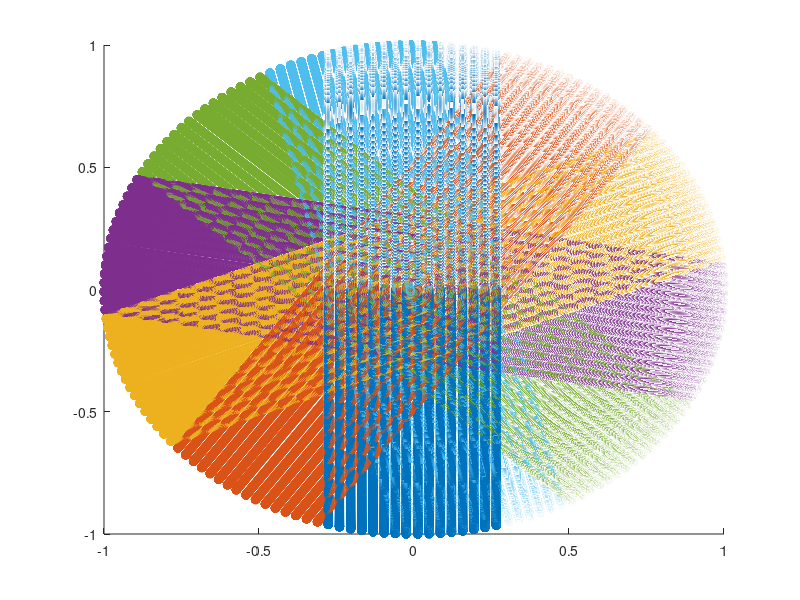

This chart was generated by the following MATLAB code: (Note: this script raises an error after producing the figure.)
clear;clc;close all
%% Set LIDAR's parameters
%Angle elevation range;
    AZBLK_angle=[15.379 13.236 11.128 9.03 6.941 4.878 2.788 0.705 -1.454 -3.448 -5.518 -7.601 -9.697 -11.789 -13.914 -16.062]*pi/180;
    n_rays=length(AZBLK_angle);
%Offset angle of AZBLK's points
    %AZBLK_offset=regexprep(num2str(linspace(-1.24,-0.857,16)),'\s+',',')
    AZBLK_offset=[-1.24,-1.2145,-1.1889,-1.1634,-1.1379,-1.1123,-1.0868,-1.0613,-1.0357,-1.0102,-0.98467,-0.95913,-0.9336,-0.90807,-0.88253,-0.857]*pi/180;
%Encoder range: [0,90111] ticks
    total_ticks=90112;
%Mode 1023 azimuth. Every azimuth increments in 88 ticks
    %1 tick = 360/90112= 0.003995°.     Aprox -> 0.004°
    %88 tick = 360*88/90112 = 0.3516°
    n_AZBLK=1024;
    %It should be noted that, we obtain 1024*16 = 16384 points in every LIDAR scan
    n_points=n_AZBLK*n_rays;
    ticks_between_azimuths=total_ticks/n_AZBLK;
    angle_between_azimuths=-2*pi*(ticks_between_azimuths/total_ticks);
                         %=-2*pi/n_AZBLK
%Angle rotation,n° donuts,angular velocity,time per scan.
    n_donuts=6;
    rot_angle=-33.53706667*pi/180;
    rot_matrix=[cos(rot_angle) -sin(rot_angle)  0;
                sin(rot_angle) cos(rot_angle)   0;
                0               0               1];
%pre-allocate point clouds
    temp=zeros(n_AZBLK*n_rays,3);
    point_cloud=cell(1,n_donuts);
    for i=1:n_donuts
        point_cloud{i}=temp;
    end
%% Generate synthetic sphere
R=1;%radius sphere
for i=1:n_donuts
    for j=1:n_AZBLK
        for k=1:n_rays
            x=R*sin(AZBLK_angle(k));
            z=-R*cos(AZBLK_angle(k))*cos(angle_between_azimuths*(j-1)+AZBLK_offset(k));
            y=R*cos(AZBLK_angle(k))*sin(angle_between_azimuths*(j-1)+AZBLK_offset(k));
            temp((j-1)*n_rays+k,:)=(rot_matrix^(i-1)*[x;y;z])';
        end
    end
    point_cloud{i}=temp;    
end
figure (1)
hold
for i=1:n_donuts
    temp=point_cloud{i};
    scatter3(temp(:,1),temp(:,2),temp(:,3))
end
hold off

%% Supress "redundant" data
%set parameters

alfa1=AZBLK_angle(1);
alfa2=AZBLK_angle(end);

p1=zeros(n_donuts,3);
p2=p1;
l1_param=[0,0,0];
l2_param=l1_param;
offset=-pi/2;
%Set boundary points of the donuts and every pair of equation lines
for i=1:n_donuts
    angle_temp=rot_angle*(i-1)+alfa1+offset;
    p1(i,:)=[cos(angle_temp),sin(angle_temp),0];
    angle_temp=rot_angle*(i-1)+alfa2+offset;
    p2(i,:)=[cos(angle_temp),sin(angle_temp),0];
    if i~=1
        l1_param(i,:)=[tan(rot_angle*(i-1)+offset),p1(i,1),p1(i,2)];
        l2_param(i,:)=[tan(rot_angle*(i-1)+offset),p2(i,1),p2(i,2)];
    end
end
%supress data
new_point_cloud=point_cloud;

%Donut2
i=2;
for j=1:length(new_point_cloud{i})
    x_data=new_point_cloud{i}(j,1);
    y_data=new_point_cloud{i}(j,2);
    z_data=new_point_cloud{i}(j,3);
    if x_data<=p1(1,1) && x_data>=p2(1,1)
        new_point_cloud{i}(j,:)=[0,0,0];
    end
end
%Donut 3 to 6
for i=3:n_donuts
    for j=1:length(new_point_cloud{i})
        x_data=new_point_cloud{i}(j,1);
        y_data=new_point_cloud{i}(j,2);
        z_data=new_point_cloud{i}(j,3);
        if x_data>p1(1,1) 
            y_temp=line_equation(x_data,l1_param(i-1,:));
            if y_data>=y_temp
                new_point_cloud{i}(j,:)=[0,0,0];
            end
        elseif x_data<p2(1,1)
            y_temp=line_equation(x_data,l2_param(i-1,:));
            if y_data<=y_temp
                new_point_cloud{i}(j,:)=[0,0,0];
            end
        else
            new_point_cloud{i}(j,:)=[0,0,0];
        end
    end
end
%Data a Carlos:
point_cloud_without_overlapped=zeros(n_points*n_donuts,3);

figure(2)
hold
for i=1:n_donuts
    temp=[new_point_cloud{i}];
    scatter3(temp(:,1),temp(:,2),temp(:,3));
    %Data a Carlos
    point_cloud_without_overlapped((i-1)*n_points+1:i*n_points,:)=temp;
end
hold off

%% Triangulate

%Data a Carlos
Triangle_mesh=[];
for i=1:n_donuts
    temp=new_point_cloud{i};
    T=triangulate_v1(temp,n_rays,n_AZBLK);
    %trimesh(T,temp(:,1),temp(:,2),temp(:,3))
    %Data a Carlos
    Triangle_mesh=[Triangle_mesh;T+(i-1)*n_points];    
end
%% Hole 1. Tri-Mesh
%Donut 2
i=2;
%%%%%%%%%%%%%%%%%%%%%%%%%%%%%%%%%%%%%%%%%%%%%%%%%%%%%%%%%%%%%%%%%%%%%%%%%%%
%%%%%%%%%%%%%%%%%%%%%%%%%%%%%%%%%%%%%%%%%%%%%%%%%%%%%%%%%%%%%%%%%%%%%%%%%%%
%%%%%%%%%%%%%%                                               %%%%%%%%%%%%%%
%%%%%%%%%%%%%%                  ZONA INFERIOR                %%%%%%%%%%%%%%
%%%%%%%%%%%%%%                                               %%%%%%%%%%%%%%
%%%%%%%%%%%%%%%%%%%%%%%%%%%%%%%%%%%%%%%%%%%%%%%%%%%%%%%%%%%%%%%%%%%%%%%%%%%
%%%%%%%%%%%%%%%%%%%%%%%%%%%%%%%%%%%%%%%%%%%%%%%%%%%%%%%%%%%%%%%%%%%%%%%%%%%
temp=new_point_cloud{i};%cargamos los datos de la Donut2 de la esfera sin traslape
%Creamos los 16 triangulos de unión
T_tripivot=[];
k_ray=16;
k_offset_azimuth=floor(AZBLK_offset(end)/angle_between_azimuths);
minimal_offset=mod(AZBLK_offset(end),angle_between_azimuths);
for p=16:-1:1
    for j=p:16:n_points
        if ~isequal(temp(j,:),[0 0 0])
            break
        end
    end
    %Hallamos el angulo del azimuth con el punto hallado previamente
    x=temp(j,1);
    y=temp(j,2);
    z=temp(j,3);
    [v1,v2]=get_azimuth_vex(x,y,z,R,angle_between_azimuths,n_AZBLK,n_rays,k_ray,k_offset_azimuth,minimal_offset);
    v3=(i-1)*n_points+j;
    %añadimos uno de los 16 triangulos a la malla triangular
    T_tripivot(17-p,:)=[v1 v2 v3];
end
%Procedemos a unir los puntos libres que se encuentran entre los triangulos
%Denominaremos dos tipos de puntos libres, aquellos que pertenecen a la Donut 1
%como free_points_L1 y aquellos de la Donut 2 como free_points_L2
%Dado que son 16 triangulos, habrán 15 zonas donde realizaremos la unión

freepoints=zeros(15,2);   %este vector nos muestra cuantos puntos libres
                            %habrán en la L1 (columna 1) y L2 (columna 2),
                            %de esta forma, verificamos que los puntos
                            %libres de L2 sean igual o mayor!
T=[];
for j=1:n_rays-1
    free_points_L1=(T_tripivot(j+1,3)+1-T_tripivot(j,3))/16;
    v1=T_tripivot(j+1,1);
    v2=T_tripivot(j,2);
    if v2>v1
        %debemos concatenar la dona, es decir, unir la parte final del
        %azimuth 1024 con el primer azimuth!
        free_points_L2=(v1-(v2-n_points))/16;
    else
        free_points_L2=(v1-v2)/16;
    end
    aristas_mismo_vertice=free_points_L2-free_points_L1;
    %creamos el primer triangulo con mismo vertice
    v1=T_tripivot(j+1,1) ;
    v2=T_tripivot(j+1,3);
    v3=T_tripivot(j+1,3)+1; % el v3 es el vertice en comun
    T=[T;v1,v2,v3];
    % ahora creamos los triangulos que comparten el mismo vertice v3
    for k=1:aristas_mismo_vertice
        v2=T(end,1);
        v1=v2-16;
        if v1<=0
            v1=v1+n_points*(i-1);
        end
        T=[T;v1 v2 v3];
    end
    %finalmente, nos quedan "zonas rectangulares" por completar
    for k=1:free_points_L1
        v1=T(end,1)-16;
        v2=T(end,1);
        v3=T(end,3);
        if v1<=0
            v1=v1+n_points*(i-1);
        end
        T=[T;v1 v2 v3];
        v2=v3;
        v3=v2-16;
        T=[T;v1 v2 v3];
    end
    freepoints(j,:)=[free_points_L1,free_points_L2];
end
% figure
% temp=point_cloud_without_overlapped;
% trimesh([Triangle_mesh;T],temp(:,1),temp(:,2),temp(:,3));
%%%%%%%%%%%%%%%%%%%%%%%%%%%%%%%%%%%%%%%%%%%%%%%%%%%%%%%%%%%%%%%%%%%%%%%%%%%
%%%%%%%%%%%%%%%%%%%%%%%%%%%%%%%%%%%%%%%%%%%%%%%%%%%%%%%%%%%%%%%%%%%%%%%%%%%
%%%%%%%%%%%%%%                                               %%%%%%%%%%%%%%
%%%%%%%%%%%%%%                    ZONA MEDIA                 %%%%%%%%%%%%%%
%%%%%%%%%%%%%%                                               %%%%%%%%%%%%%%
%%%%%%%%%%%%%%%%%%%%%%%%%%%%%%%%%%%%%%%%%%%%%%%%%%%%%%%%%%%%%%%%%%%%%%%%%%%
%%%%%%%%%%%%%%%%%%%%%%%%%%%%%%%%%%%%%%%%%%%%%%%%%%%%%%%%%%%%%%%%%%%%%%%%%%%
%Ahora, realizamos la unión entre la zona media de la Donut 2 y la Donut 1
%para ello, usamos el vértice 2 y 3 del triangulo 16
v2=T_tripivot(16,2);
v3=T_tripivot(16,3);
while(~isequal(point_cloud_without_overlapped(v3+16,:),[0 0 0]))
    v1=v2;
    v2=v3+16;
    T=[T;v1 v2 v3];
    v2=v1+16;
    v3=v3+16;
    T=[T;v1 v2 v3];
end
Triangle_mesh=[Triangle_mesh;T];
%%%%%%%%%%%%%%%%%%%%%%%%%%%%%%%%%%%%%%%%%%%%%%%%%%%%%%%%%%%%%%%%%%%%%%%%%%%
%%%%%%%%%%%%%%%%%%%%%%%%%%%%%%%%%%%%%%%%%%%%%%%%%%%%%%%%%%%%%%%%%%%%%%%%%%%
%%%%%%%%%%%%%%                                               %%%%%%%%%%%%%%
%%%%%%%%%%%%%%                  ZONA SUPERIOR                %%%%%%%%%%%%%%
%%%%%%%%%%%%%%                                               %%%%%%%%%%%%%%
%%%%%%%%%%%%%%%%%%%%%%%%%%%%%%%%%%%%%%%%%%%%%%%%%%%%%%%%%%%%%%%%%%%%%%%%%%%
%%%%%%%%%%%%%%%%%%%%%%%%%%%%%%%%%%%%%%%%%%%%%%%%%%%%%%%%%%%%%%%%%%%%%%%%%%%
%   Ahora continuamos creando los triangulos pivtos de la zona superior, en
%este caso, ya tenemos unos de los puntos de estos triangulos: el v3. Para
%este punto realizamos un analisis particular para verificar si es o no el
%adecuado, ya que este triángulo viene de la unión previa. 
%   En suma, se observa por la gráfica que el triangulo no es el adecuado y es 
%necesario hallar el nuevo tirangulo pivot.
%   El cálculo a realizar es analogamente al realizado para los triangulos 
%de la zona inferior
T=[];
tripivot_offset=16;
for p=1:16
    x=point_cloud_without_overlapped(v3,1);
    y=point_cloud_without_overlapped(v3,2);
    z=point_cloud_without_overlapped(v3,3);
    [v1,v2]=get_azimuth_vex(x,y,z,R,angle_between_azimuths,n_AZBLK,n_rays,k_ray,k_offset_azimuth,minimal_offset);
    %añadimos uno de los 16 triangulos a la malla triangular
    T_tripivot(p+tripivot_offset,:)=[v1 v2 v3];
    if p==16
        continue
    else
        for j=v3+1:16:n_points*i
            if isequal(point_cloud_without_overlapped(j,:),[0 0 0])
                v3=j-16;
                break
            end
        end
    end
end
%Procedemos a rellenar las zonas rectangulares
% freepoints=zeros(15,2);   %este vector nos muestra cuantos puntos libres
                            %habrán en la L1 (columna 1) y L2 (columna 2),
                            %de esta forma, verificamos que los puntos
                            %libres de L2 sean igual o mayor!
                            %De lo contrario, se debe analizar la nueva
                            %unión de puntos

T=[];
for j=1:n_rays-1
    free_points_L1=(T_tripivot(j+1+tripivot_offset,3)-(T_tripivot(j+tripivot_offset,3)+17))/16; % el valor de 17 se 
    %debe a, que se tiene que aumentar 1 ray y 1 azimuth, dando asi la suma
    %de (16+1)=17
    v1=T_tripivot(j+1+tripivot_offset,1);
    v2=T_tripivot(j+tripivot_offset,2);
    free_points_L2=(v1-v2)/16;
    freepoints(j,:)=[free_points_L1,free_points_L2];
    aristas_mismo_vertice=free_points_L2-free_points_L1;
    %creamos el primer triangulo con mismo vertice, este triangulo se crea
    %independientemente existan aristas repetidas
    v1=T_tripivot(j+tripivot_offset,3) ;
    v2=T_tripivot(j+tripivot_offset,2);
    v3=v1+17; % el v3 es el vertice en comun
    T=[T;v1,v2,v3];
    % ahora creamos los triangulos que comparten el mismo vertice v3
    for k=1:aristas_mismo_vertice
        v1=T(end,2);
        v2=v2+16;
        T=[T;v1 v2 v3];
    end
    %finalmente, nos quedan "zonas rectangulares" por completar
    for k=1:free_points_L1
        v1=v2;
        v2=v3+16;
        T=[T;v1 v2 v3];
        v2=v1+16;
        v3=v3+16;
        T=[T;v1 v2 v3];
    end
end
Triangle_mesh=[Triangle_mesh;T];
%% Donut 3
i=3;
%%%%%%%%%%%%%%%%%%%%%%%%%%%%%%%%%%%%%%%%%%%%%%%%%%%%%%%%%%%%%%%%%%%%%%%%%%%
%%%%%%%%%%%%%%%%%%%%%%%%%%%%%%%%%%%%%%%%%%%%%%%%%%%%%%%%%%%%%%%%%%%%%%%%%%%
%%%%%%%%%%%%%%                                               %%%%%%%%%%%%%%
%%%%%%%%%%%%%%                  ZONA INFERIOR                %%%%%%%%%%%%%%
%%%%%%%%%%%%%%                                               %%%%%%%%%%%%%%
%%%%%%%%%%%%%%%%%%%%%%%%%%%%%%%%%%%%%%%%%%%%%%%%%%%%%%%%%%%%%%%%%%%%%%%%%%%
%%%%%%%%%%%%%%%%%%%%%%%%%%%%%%%%%%%%%%%%%%%%%%%%%%%%%%%%%%%%%%%%%%%%%%%%%%%
T=[];
k_ray=16;
%construimos lso triángulos pivot de la zona inferior
for p=1:16
    j=n_rays+1-p;
    while isequal(new_point_cloud{i}(j,:),[0 0 0])
        j=j+n_rays;
    end
    temp=rot_matrix^-(i-2)*new_point_cloud{i}(j,:)';
    x=temp(1);
    y=temp(2);
    z=temp(3);
    [v1,v2]=get_azimuth_vex(x,y,z,R,angle_between_azimuths,n_AZBLK,n_rays,k_ray,k_offset_azimuth,minimal_offset);
    if isequal(new_point_cloud{i-1}(v1,:),[0 0 0])
        temp=new_point_cloud{i}(j,:);
        x=temp(1);
        y=temp(2);
        z=temp(3);
        [v1,v2]=get_azimuth_vex(x,y,z,R,angle_between_azimuths,n_AZBLK,n_rays,k_ray,k_offset_azimuth,minimal_offset);
    else
        v1=(i-2)*n_points+v1;
        v2=(i-2)*n_points+v2;
    end
    v3=(i-1)*n_points+j;
    T=[T;v1,v2,v3];
end
T_tripivot=[T_tripivot;T];

%procedemos a llenar la zona inferior
    %freepoints=zeros(15,2);
    %Se verificó que hay mas ptos libres en L2 que L1
%IDEA: añadir un parametro a T, que indique en que dona está
special_zone=0;
for j=1:15
    free_points_L1=(T(j+1,3)+1-T(j,3))/16;
    v1=T(j+1,1);
    v2=T(j,2);
    if (v1-n_points*(i-2))*(v2-n_points*(i-2))<0
        %analizamos si la zona de llenado contiene triángulso pivots de
        %distintas Donuts
        special_zone=special_zone+1;
        continue
    else
        if v2>v1
        %Caso particular de la zona inferior que debemos concatenar la Donut
            v2=v2-n_points;
        end
        free_points_L2=(v1-v2)/16;
    end
        %freepoints(j,:)=[free_points_L1,free_points_L2];
    aristas_mismo_vertice=free_points_L2-free_points_L1;
    %creamos el primer triangulo con mismo vertice
    v1=T(j+1,1) ;
    v2=T(j+1,3);
    v3=T(j+1,3)+1; % el v3 es el vertice en comun
    T=[T;v1,v2,v3];
    % ahora creamos los triangulos que comparten el mismo vertice v3
    for k=1:aristas_mismo_vertice
        v2=T(end,1);
        v1=v2-16;
        if v1<=0
            v1=v1+n_points*(i-1);
        end
        T=[T;v1 v2 v3];
    end
    %finalmente, nos quedan "zonas rectangulares" por completar
    for k=1:free_points_L1
        v1=T(end,1)-16;
        v2=T(end,1);
        v3=T(end,3);
        if v1<=0
            v1=v1+n_points*(i-1);
        end
        T=[T;v1 v2 v3];
        v2=v3;
        v3=v2-16;
        T=[T;v1 v2 v3];
    end
    freepoints(j,:)=[free_points_L1,free_points_L2];

end
    %freepoints
Triangle_mesh=[Triangle_mesh;T(17:end,:)]; %Los primeros 16 valores de T 
                                           %contienen a los vertices de los
                                           %triangulos pivot
%%%%%%%%%%%%%%%%%%%%%%%%%%%%%%%%%%%%%%%%%%%%%%%%%%%%%%%%%%%%%%%%%%%%%%%%%%%
%%%%%%%%%%%%%%%%%%%%%%%%%%%%%%%%%%%%%%%%%%%%%%%%%%%%%%%%%%%%%%%%%%%%%%%%%%%
%%%%%%%%%%%%%%                                               %%%%%%%%%%%%%%
%%%%%%%%%%%%%%                    ZONA MEDIA                 %%%%%%%%%%%%%%
%%%%%%%%%%%%%%                                               %%%%%%%%%%%%%%
%%%%%%%%%%%%%%%%%%%%%%%%%%%%%%%%%%%%%%%%%%%%%%%%%%%%%%%%%%%%%%%%%%%%%%%%%%%
%%%%%%%%%%%%%%%%%%%%%%%%%%%%%%%%%%%%%%%%%%%%%%%%%%%%%%%%%%%%%%%%%%%%%%%%%%%
%Ahora, realizamos la unión entre la zona media de la Donut 2 y la Donut 1
%para ello, usamos el vértice 2 y 3 del triangulo 16
v2=T_tripivot(end,2);
v3=T_tripivot(end,3);
T=[];
while(~isequal(point_cloud_without_overlapped(v3+16,:),[0 0 0]))
    v1=v2;
    v2=v3+16;
    T=[T;v1 v2 v3];
    v2=v1+16;
    v3=v3+16;
    T=[T;v1 v2 v3];
end
Triangle_mesh=[Triangle_mesh;T];
%%%%%%%%%%%%%%%%%%%%%%%%%%%%%%%%%%%%%%%%%%%%%%%%%%%%%%%%%%%%%%%%%%%%%%%%%%%
%%%%%%%%%%%%%%%%%%%%%%%%%%%%%%%%%%%%%%%%%%%%%%%%%%%%%%%%%%%%%%%%%%%%%%%%%%%
%%%%%%%%%%%%%%                                               %%%%%%%%%%%%%%
%%%%%%%%%%%%%%                  ZONA SUPERIOR                %%%%%%%%%%%%%%
%%%%%%%%%%%%%%                                               %%%%%%%%%%%%%%
%%%%%%%%%%%%%%%%%%%%%%%%%%%%%%%%%%%%%%%%%%%%%%%%%%%%%%%%%%%%%%%%%%%%%%%%%%%
%%%%%%%%%%%%%%%%%%%%%%%%%%%%%%%%%%%%%%%%%%%%%%%%%%%%%%%%%%%%%%%%%%%%%%%%%%%
j=Triangle_mesh(end,3);
T=[];
for p=1:n_rays
    %obtenmos el punto extremo que será el v3 del triangulo pivot y
    %referenciamos a un nuevo sistema de referencia
    temp=rot_matrix^-(i-2)*point_cloud_without_overlapped(j,:)';
    x=temp(1);
    y=temp(2);
    z=temp(3);
    %hallamos el vertice según el azimuth
    [v1,v2]=get_azimuth_vex(x,y,z,R,angle_between_azimuths,n_AZBLK,n_rays,k_ray,k_offset_azimuth,minimal_offset);
    if isequal(new_point_cloud{i-1}(v1,:),[0 0 0])
        %en caso la intersección no es con la Donut_k-1, entonces
        %analizamos la intersección con la Donut_ref
        temp=point_cloud_without_overlapped(j,:);
        %volvemos a obtener el punto sin giro del eje z
        x=temp(1);
        y=temp(2);
        z=temp(3);
        [v1,v2]=get_azimuth_vex(x,y,z,R,angle_between_azimuths,n_AZBLK,n_rays,k_ray,k_offset_azimuth,minimal_offset);
    else
        v1=(i-2)*n_points+v1;
        v2=(i-2)*n_points+v2;
    end
    v3=j;
    T=[T;v1 v2 v3];
    if p==n_rays
        %no hago el cálculo del nuevo v3 para la ultima iteración
        continue
    else
        j=j+1;
        if isequal(point_cloud_without_overlapped(j+n_rays,:),[0 0 0])
            %Verificamos si el siguiente v3 del triangulo pivot se encuentra en
            %un azimut menor al actual
            while(isequal(point_cloud_without_overlapped(j,:),[0 0 0]))
            j=j-n_rays;
            end
        else
            while(~isequal(point_cloud_without_overlapped(j,:),[0 0 0]))
                j=j+n_rays;
            end
                j=j-n_rays;
        end
    end
end

%procedemos a llenar la zona inferior
    %freepoints=zeros(15,2);
    %Se verificó que hay mas ptos libres en L2 que L1
%IDEA: añadir un parametro a T, que indique en que dona está
special_zone=0;
for j=1:15
    free_points_L1=(T(j+1,3)-(T(j,3)+17))/16; % el valor de 17 se 
    %debe a, que se tiene que aumentar 1 ray y 1 azimuth, dando asi la suma
    %de (16+1)=17
    v1=T(j+1,1);
    v2=T(j,2);
    if (v1-n_points*(i-2))*(v2-n_points*(i-2))<0
        special_zone=special_zone+1;
        continue
    else
%         if v2>v1 
%             %esto es para el caso de donas concatenadas
%             v2=v2-n_points;
%         end
        free_points_L2=(v1-v2)/16;
    end
        %freepoints(j,:)=[free_points_L1,free_points_L2];
    aristas_mismo_vertice=free_points_L2-free_points_L1;
    %creamos el primer triangulo con mismo vertice, este triangulo se crea
    %independientemente existan aristas repetidas
    v1=T(j,3);
    v2=T(j,2);
    v3=v1+n_rays+1; % el v3 es el vertice en comun
    T=[T;v1,v2,v3];
    % ahora creamos los triangulos que comparten el mismo vertice v3
    for k=1:aristas_mismo_vertice
        v1=T(end,2);
        v2=v2+16;
        T=[T;v1 v2 v3];
    end
    %finalmente, nos quedan "zonas rectangulares" por completar
    for k=1:free_points_L1
        v1=v2;
        v2=v3+16;
        T=[T;v1 v2 v3];
        v2=v1+16;
        v3=v3+16;
        T=[T;v1 v2 v3];
    end
end
%freepoints
T_tripivot=[T_tripivot;T(1:16,:)];
Triangle_mesh=[Triangle_mesh;T(17:end,:)];
%% Donut 4
i=4;
%Deseo conocer, de esta Donut, si existen filas completamente eliminadas y
%los puntos en donde están los limites de cada fila
boundary_points=get_boundary_points(new_point_cloud{i},n_rays,n_AZBLK);
T=[];
for j=2:3
    %Tenemos dos slot de triangulos, los superiores e inferiores. Aunque
    %tambien hay los del lado opuesto (Son, en realidad, 4 slots)
    for p=1:n_rays
        %obtenemos el v3 que nos ayudará a obtenes los v1 y v2 de c/triangulo
        v3=boundary_points{p}(j,1)+(i-1)*n_points;
        %hallamos las coordenadas del vertice
        point=boundary_points{p}(j,2:4);
        %le realizamos la rotacion para usar la función get_azimuth_vex()
        temp=rot_matrix^-(i-2)*point';
        x=temp(1);
        y=temp(2);
        z=temp(3);
        [v1,v2]=get_azimuth_vex(x,y,z,R,angle_between_azimuths,n_AZBLK,n_rays,k_ray,k_offset_azimuth,minimal_offset);
        %debemos verificar y los vertices v1 y v2 obtenidos de la Donut
        %anterior son distintos de cero, caso contrario debemos volver a
        %hallar los vertices v1 y v2 pero con la Donut referencial
        if isequal(new_point_cloud{i-1}(v1,:),[0 0 0]) || isequal(new_point_cloud{i-1}(v2,:),[0 0 0])
            %hallamos los nuevos v1 y v2 de la Donut referencial
            temp=point;
            x=temp(1);
            y=temp(2);
            z=temp(3);
            [v1,v2]=get_azimuth_vex(x,y,z,R,angle_between_azimuths,n_AZBLK,n_rays,k_ray,k_offset_azimuth,minimal_offset);
        else
            %realizamos el offset a los vertices obtenidos
            v1=(i-2)*n_points+v1;
            v2=(i-2)*n_points+v2;
        end
        %guardamos el triangulo
        T=[T;v1,v2,v3];
    end
end
for slot=1:2
    for j=1:n_rays-1
    %establecemos variables para identificar los vertices de los dos
    %triangulos que contienen el espacio a llenar
    v3_act=T(j+n_rays*(slot-1),3);
    v2_act=T(j+n_rays*(slot-1),2);
    v1_act=T(j+n_rays*(slot-1),1);
    v3_next=T(j+1+n_rays*(slot-1),3);
    v2_next=T(j+1+n_rays*(slot-1),2);
    v1_next=T(j+1+n_rays*(slot-1),1);
    %definimos los parámetros según el modo y tipo
    if isequal(point_cloud_without_overlapped(v3_act-n_rays,:),[0 0 0])
        %Escalera_tipo_1 o Rampa_tipo_2
        v_init=v2_next;
        v_fin=v1_act;
        if v3_act>=v3_next
            %MODO ESCALERA TIPO 1
            %Obtenemos los puntos libres de L1
            common_vex=v3_act+1;
            free_points_L1=(common_vex-v3_next)/16;
            %creamos el triangulo con mismo vertice
            v1=v_fin;
            v2=v3_act;
            v3=common_vex;
            %esta variable servirá para cambiar el sentido del llenado
            %ya que el v_init sería el v_fin, coon respecto al common_vex
            escalera=boolean(1);
            tipo=1;
        else
            %MODO RAMPA TIPO 2
            %Obtenemos los puntos libres de L1
            common_vex=v3_next-17;
            free_points_L1=(common_vex-v3_act)/16;
            %creamos el triangulo con mismo vertice
            v1=v3_next;
            v2=v_init;
            v3=common_vex;
            escalera=boolean(0);
            tipo=2;
        end
    else
        %Escalera_tipo_2 o Rampa_tipo_1
        v_init=v2_act;
        v_fin=v1_next;
        if v3_act>=v3_next
            %MODO ESCALERA TIPO 2
            %Obtenemos los puntos libres de L1
            common_vex=v3_next-1;
            free_points_L1=(v3_act-common_vex)/16;
            %creamos el triangulo con mismo vertice
            v1=v_fin;
            v2=v3_next;
            v3=common_vex;
            escalera=boolean(1);
            tipo=2;
        else
            %MODO RAMPA TIPO 1
            %Obtenemos los puntos libres de L1
            common_vex=v3_act+17;
            free_points_L1=(v3_next-common_vex)/16;
            %creamos el triangulo con mismo vertice
            v1=v3_act;
            v2=v_init;
            v3=common_vex;
            escalera=boolean(0);
            tipo=1;
        end
    end
    %La variable escalera será usada como (-1)escalera
    %Luego de tener el modo y tipo, debemos ver si los vertices 
    %correspondientes a sus triangulos están en distintas Donuts, sino, se 
    %debe hacer un distinto llenado
    if (v_init-n_points)*(v_fin-n_points)>=0
        if v_init>v_fin
            free_points_L2=(v_fin-(v_init-n_points))/16;
        else
            free_points_L2=(v_fin-v_init)/16;
        end
        %Tambien debemos verificar que free_point_L2 sea mayor que los de L1
        if free_points_L2 < free_points_L1
            error("Los puntos en L2 son menos que los de L1, hacer otro llenado")
        end
        %Ahora hacemos el llenado que es el que más se repite
        %El triangulo con el common_vex ya fue creado al definir el modo y tipo
        T=[T;v1,v2,v3];
        aristas_mismo_vertice=free_points_L2-free_points_L1;
        if escalera
            %si es escalera el llenado es restando
            %A continuación, el llenado de los triangulos con misma arista
            for k=1:aristas_mismo_vertice
                v2=v1;
                v1=v1-n_rays;
                T=[T;v1,v2,v3];
            end
            %Ahora, el llenado que une los puntos libres de L1 y L2
            for k=1:free_points_L1
                %Primer triangulo
                v2=v1;
                v1=v1-n_rays;
                T=[T;v1,v2,v3];
                %Segundo triangulo y dependiendo del tipo, se suma o resta
                v2=v3;
                if tipo==1
                    v3=v3-n_rays;
                else
                    v3=v3+n_rays;
                end
                T=[T;v1,v2,v3];
            end
        else
            %El llenado del modo RAMPA
            %A continuación, el llenado con el common_vex
            for k=1:aristas_mismo_vertice
                v1=v2;
                v2=v1+n_rays;
                T=[T;v1,v2,v3];
            end
            %Procedemos, al llenado de los triángulo rectángulos
            for k=1:free_points_L1
                %Primer triangulo
                v1=v2;
                if tipo==1
                    v2=v3+n_rays;
                else
                    v2=v3-n_rays;
                end
                T=[T;v1,v2,v3];
                %Segundo triangulo
                v3=v2;
                v2=v1+n_rays;
                T=[T;v1,v2,v3];
            end
        end
    else
        %llenado especial, triangulos de distintas Donuts
        free_points_L2=NaN;
    end
    %free_points_vector(j,:)=[free_points_L1 free_points_L2];
    end
end
%T_tripivot=[T_tripivot;T];
%%
%Verificamos:
figure (4)
temp=point_cloud_without_overlapped;   
trimesh([Triangle_mesh;T_tripivot;T],temp(:,1),temp(:,2),temp(:,3))
title('primer intento de union')
